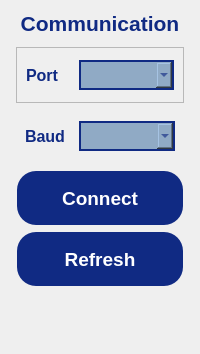
            <widget class="QWidget" name="comPage">
             <property name="styleSheet">
              <string notr="true">color: rgb(16, 42, 131);</string>
             </property>
             <layout class="QVBoxLayout" name="verticalLayout_20">
              <item>
               <widget class="QLabel" name="comLabel">
                <property name="font">
                 <font>
                  <pointsize>16</pointsize>
                  <bold>true</bold>
                 </font>
                </property>
                <property name="text">
                 <string>Communication</string>
                </property>
                <property name="alignment">
                 <set>Qt::AlignmentFlag::AlignCenter</set>
                </property>
               </widget>
              </item>
              <item>
               <widget class="QFrame" name="comFrame">
                <property name="minimumSize">
                 <size>
                  <width>0</width>
                  <height>250</height>
                 </size>
                </property>
                <property name="sizeIncrement">
                 <size>
                  <width>0</width>
                  <height>250</height>
                 </size>
                </property>
                <property name="frameShape">
                 <enum>QFrame::Shape::NoFrame</enum>
                </property>
                <property name="frameShadow">
                 <enum>QFrame::Shadow::Plain</enum>
                </property>
                <layout class="QVBoxLayout" name="verticalLayout_19">
                 <property name="spacing">
                  <number>5</number>
                 </property>
                 <property name="leftMargin">
                  <number>5</number>
                 </property>
                 <property name="topMargin">
                  <number>5</number>
                 </property>
                 <property name="rightMargin">
                  <number>5</number>
                 </property>
                 <property name="bottomMargin">
                  <number>5</number>
                 </property>
                 <item>
                  <widget class="QFrame" name="portFrame">
                   <property name="frameShape">
                    <enum>QFrame::Shape::StyledPanel</enum>
                   </property>
                   <property name="frameShadow">
                    <enum>QFrame::Shadow::Raised</enum>
                   </property>
                   <layout class="QHBoxLayout" name="horizontalLayout_12" stretch="1,2">
                    <item>
                     <widget class="QLabel" name="portLabel">
                      <property name="minimumSize">
                       <size>
                        <width>0</width>
                        <height>30</height>
                       </size>
                      </property>
                      <property name="font">
                       <font>
                        <pointsize>12</pointsize>
                        <bold>true</bold>
                       </font>
                      </property>
                      <property name="text">
                       <string>Port</string>
                      </property>
                     </widget>
                    </item>
                    <item>
                     <widget class="QComboBox" name="mainportComboBox">
                      <property name="minimumSize">
                       <size>
                        <width>0</width>
                        <height>30</height>
                       </size>
                      </property>
                      <property name="font">
                       <font>
                        <pointsize>12</pointsize>
                       </font>
                      </property>
                      <property name="styleSheet">
                       <string notr="true">QComboBox {
	background-color: rgb(144, 170, 197);
    border: 2px solid rgb(16, 42, 131);
}

QComboBox QAbstractItemView {
	background-color: rgb(144, 170, 197);
	selection-background-color: #A0D0F0;
	color: rgb(16, 42, 131);
}</string>
                      </property>
                     </widget>
                    </item>
                   </layout>
                  </widget>
                 </item>
                 <item>
                  <widget class="QFrame" name="baudFrame">
                   <property name="frameShape">
                    <enum>QFrame::Shape::NoFrame</enum>
                   </property>
                   <property name="frameShadow">
                    <enum>QFrame::Shadow::Plain</enum>
                   </property>
                   <layout class="QHBoxLayout" name="horizontalLayout_13" stretch="1,2">
                    <item>
                     <widget class="QLabel" name="baudLabel">
                      <property name="minimumSize">
                       <size>
                        <width>0</width>
                        <height>30</height>
                       </size>
                      </property>
                      <property name="font">
                       <font>
                        <pointsize>12</pointsize>
                        <bold>true</bold>
                       </font>
                      </property>
                      <property name="text">
                       <string>Baud</string>
                      </property>
                     </widget>
                    </item>
                    <item>
                     <widget class="QComboBox" name="mainbaudComboBox">
                      <property name="minimumSize">
                       <size>
                        <width>0</width>
                        <height>30</height>
                       </size>
                      </property>
                      <property name="font">
                       <font>
                        <pointsize>12</pointsize>
                       </font>
                      </property>
                      <property name="styleSheet">
                       <string notr="true">QComboBox {
	background-color: rgb(144, 170, 197);
    border: 2px solid rgb(16, 42, 131);
}

QComboBox QAbstractItemView {
	background-color: rgb(144, 170, 197);
	selection-background-color: #A0D0F0;
	color: rgb(16, 42, 131);
}</string>
                      </property>
                     </widget>
                    </item>
                   </layout>
                  </widget>
                 </item>
                 <item>
                  <widget class="QPushButton" name="mainconnectPushButton">
                   <property name="sizePolicy">
                    <sizepolicy hsizetype="Preferred" vsizetype="Preferred">
                     <horstretch>0</horstretch>
                     <verstretch>0</verstretch>
                    </sizepolicy>
                   </property>
                   <property name="minimumSize">
                    <size>
                     <width>0</width>
                     <height>40</height>
                    </size>
                   </property>
                   <property name="maximumSize">
                    <size>
                     <width>16777215</width>
                     <height>60</height>
                    </size>
                   </property>
                   <property name="font">
                    <font>
                     <pointsize>14</pointsize>
                     <bold>true</bold>
                    </font>
                   </property>
                   <property name="styleSheet">
                    <string notr="true">QPushButton {
	color: rgb(255, 255, 255);	
	background-color: rgb(16, 42, 131);
	border-color: transparent;
	border-style: outset;
	border-radius: 20px;
	border-width: 2px;
	padding: 6px;
}

QPushButton:hover {
	color: rgb(16, 42, 131);
	background-color: rgb(167, 198, 229);
	border-color: rgb(16, 42, 131);
}

QPushButton:disabled {
	background-color: rgb(172, 172, 172);
}</string>
                   </property>
                   <property name="text">
                    <string>Connect</string>
                   </property>
                  </widget>
                 </item>
                 <item>
                  <widget class="QPushButton" name="mainrefreshPushButton">
                   <property name="sizePolicy">
                    <sizepolicy hsizetype="Preferred" vsizetype="Preferred">
                     <horstretch>0</horstretch>
                     <verstretch>0</verstretch>
                    </sizepolicy>
                   </property>
                   <property name="minimumSize">
                    <size>
                     <width>0</width>
                     <height>40</height>
                    </size>
                   </property>
                   <property name="maximumSize">
                    <size>
                     <width>16777215</width>
                     <height>60</height>
                    </size>
                   </property>
                   <property name="font">
                    <font>
                     <pointsize>14</pointsize>
                     <bold>true</bold>
                    </font>
                   </property>
                   <property name="styleSheet">
                    <string notr="true">QPushButton {
	color: rgb(255, 255, 255);	
	background-color: rgb(16, 42, 131);
	border-color: transparent;
	border-style: outset;
	border-radius: 20px;
	border-width: 2px;
	padding: 6px;
}

QPushButton:hover {
	color: rgb(16, 42, 131);
	background-color: rgb(167, 198, 229);
	border-color: rgb(16, 42, 131);
}

QPushButton:disabled {
	background-color: rgb(172, 172, 172);
}</string>
                   </property>
                   <property name="text">
                    <string>Refresh</string>
                   </property>
                  </widget>
                 </item>
                </layout>
               </widget>
              </item>
              <item>
               <spacer name="verticalSpacer_8">
                <property name="orientation">
                 <enum>Qt::Orientation::Vertical</enum>
                </property>
                <property name="sizeHint" stdset="0">
                 <size>
                  <width>20</width>
                  <height>51</height>
                 </size>
                </property>
               </spacer>
              </item>
             </layout>
            </widget>
